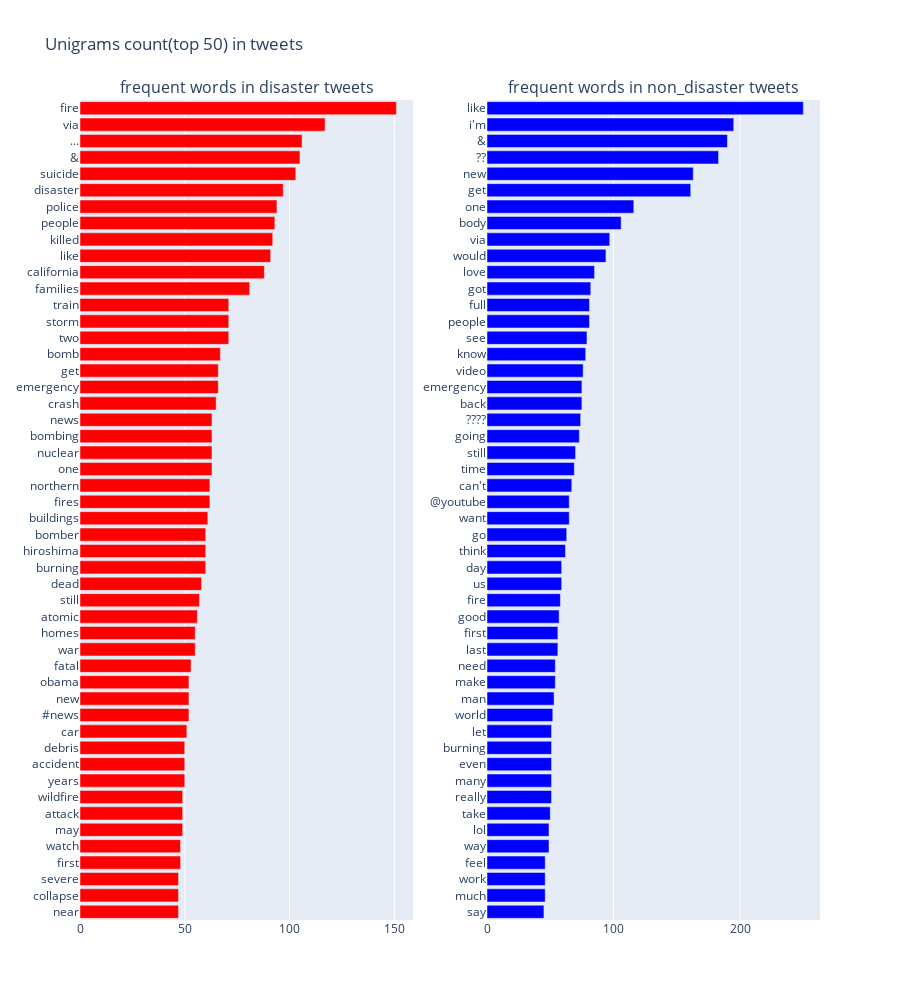

The code cell stored with this chart in its notebook:
### Code cell
# Ref: http://www.locallyoptimal.com/blog/2013/01/20/elegant-n-gram-generation-in-python/

from collections import defaultdict
from nltk.corpus import stopwords
stop = stopwords.words('english')

def generate_ngrams(text, n_gram=1):
    
    tokens = [token for token in text.lower().split() if token != "" if token not in stop and len(token) > 1]    
    # generate n_grams
    ngrams = zip(*[tokens[i:] for i in range(n_gram)])
    # join all the ngrams
    return [" ".join(ngram) for ngram in ngrams]


def plot_bar(df, color, classify):
    trace = go.Bar(
                    y = df['word'].values[::-1],
                    x = df['frequency'].values[::-1],
                    showlegend=False,
                    name = classify, # argument for passing 'disaster' or 'non disaster'
                    orientation='h',
                    marker = dict(
                                color= color),
    )
    return trace
                 
freq_dict_disaster = defaultdict(int)
for sent in train1['text']:
    for word in generate_ngrams(sent):
        freq_dict_disaster[word]+=1
        
# create a dataframe
# sort the dictionary by the values
# Method: 1 create a dataframe and sort
#pd.DataFrame(freq_dict.items(), columns=['words', 'count']).sort_values('count', ascending=False).reset_index(drop=True)

# Method: 2 sort the dictionary and then create the dataframe
freq_sorted_disaster = pd.DataFrame(sorted(freq_dict_disaster.items(), key = lambda x: x[1])[::-1], columns=['word', 'frequency'])
trace1 = plot_bar(freq_sorted_disaster.head(50), 'red', 'disaster')

# layout = go.Layout(title = 'Most frequent words in disaster tweets',
#                   height=800,
#                   width=500)
# fig = go.Figure(trace, layout)
# py.iplot(fig)
# plt.show()


# now for the non-disaster tweets
freq_dict_no_disaster = defaultdict(int)
for sent in train0['text']:
    for word in generate_ngrams(sent):
        freq_dict_no_disaster[word]+=1
        
freq_sorted_no_disaster = pd.DataFrame(sorted(freq_dict_no_disaster.items(), key = lambda x: x[1])[::-1], columns=['word', 'frequency'])
trace2 = plot_bar(freq_sorted_no_disaster.head(50), 'blue', 'No_disaster')

# create as subplots

fig = make_subplots(rows=1, cols=2, column_widths=[0.5, 0.5],
                    vertical_spacing=0.5,
                    print_grid=True,
                    subplot_titles=['frequent words in disaster tweets',
                                  'frequent words in non_disaster tweets'])
fig.append_trace(trace1, 1, 1)
fig.append_trace(trace2, 1, 2)
fig.update_layout(title = 'Unigrams count(top 50) in tweets',
                  height = 1000,
                  width = 900)
py.iplot(fig)

del freq_dict_disaster
del freq_sorted_no_disaster
gc.collect()

### Figure 1 — Plotly figure (JSON) as saved in the notebook; plotly's stock layout.template omitted (floating-point values rounded to 4 significant figures)
{"data": [{"marker": {"color": "red"}, "name": "disaster", "orientation": "h", "showlegend": false, "type": "bar", "x": [47, 47, 47, 48, 48, 49, 49, 49, 50, 50, 50, 51, 52, 52, 52, 53, 55, 55, 56, 57, 58, 60, 60, 60, 61, 62, 62, 63, 63, 63, 63, 65, 66, 66, 67, 71, 71, 71, 81, 88, 91, 92, 93, 94, 97, 103, 105, 106, 117, 151], "xaxis": "x", "y": ["near", "collapse", "severe", "first", "watch", "may", "attack", "wildfire", "years", "accident", "debris", "car", "#news", "new", "obama", "fatal", "war", "homes", "atomic", "still", "dead", "burning", "hiroshima", "bomber", "buildings", "fires", "northern", "one", "nuclear", "bombing", "news", "crash", "emergency", "get", "bomb", "two", "storm", "train", "families", "california", "like", "killed", "people", "police", "disaster", "suicide", "&amp;", "...", "via", "fire"], "yaxis": "y"}, {"marker": {"color": "blue"}, "name": "No_disaster", "orientation": "h", "showlegend": false, "type": "bar", "x": [45, 46, 46, 46, 49, 49, 50, 51, 51, 51, 51, 51, 52, 53, 54, 54, 56, 56, 57, 58, 59, 59, 62, 63, 65, 65, 67, 69, 70, 73, 74, 75, 75, 76, 78, 79, 81, 81, 82, 85, 94, 97, 106, 116, 161, 163, 183, 190, 195, 250], "xaxis": "x2", "y": ["say", "much", "work", "feel", "way", "lol", "take", "really", "many", "even", "burning", "let", "world", "man", "make", "need", "last", "first", "good", "fire", "us", "day", "think", "go", "want", "@youtube", "can't", "time", "still", "going", "????", "back", "emergency", "video", "know", "see", "people", "full", "got", "love", "would", "via", "body", "one", "get", "new", "??", "&amp;", "i'm", "like"], "yaxis": "y2"}], "layout": {"annotations": [{"font": {"size": 16}, "showarrow": false, "text": "frequent words in disaster tweets", "x": 0.225, "xanchor": "center", "xref": "paper", "y": 1, "yanchor": "bottom", "yref": "paper"}, {"font": {"size": 16}, "showarrow": false, "text": "frequent words in non_disaster tweets", "x": 0.775, "xanchor": "center", "xref": "paper", "y": 1, "yanchor": "bottom", "yref": "paper"}], "height": 1000, "title": {"text": "Unigrams count(top 50) in tweets"}, "width": 900, "xaxis": {"anchor": "y", "domain": [0, 0.45]}, "xaxis2": {"anchor": "y2", "domain": [0.55, 1]}, "yaxis": {"anchor": "x", "domain": [0, 1]}, "yaxis2": {"anchor": "x2", "domain": [0, 1]}}}
